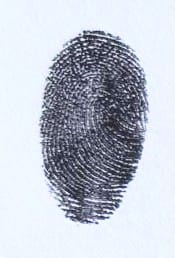
#> input picture Global Matching/Tests/justine.jpg, 175 x 258 px, found by its file name
$ python main_find.py
#> lines starting #> are read from the running program, lines starting #| are printed output that depends on the picture; after the words box and inside, x2 and y2 are one past the last pixel; in counts of white or black regions, pixels touching at a corner belong together
### Minutiae detection (elise)/pretraitement.py
import cv2
import numpy as np
import matplotlib.pyplot as plt
from skimage.morphology import skeletonize
from scipy.ndimage import binary_opening #supprime bruit
                                         #lisse les bords
                                         #ne touche pas ce qui esr bien formé

import os # permet d'utiliser fichiers et répertoires et de manipuler les chemins de fichiers

#[ ] faire en sorte que ça renvoie tableau avec les coordonnées


def pretraitements(filename):

    #nom du fichier entree+ sortie (voir si on peut automatiser)

#> called with filename = 'Global Matching\\Tests\\justine.jpg'
    output_filename = 'Minutiae detection (elise)\\test_pretraitement.jpg'
    #[ ] a changer avec str_modif(filename , _pretraitement)

    #recup image
    image = cv2.imread(filename, cv2.IMREAD_GRAYSCALE) #teinte de gris
    image = cv2.resize(image, (512, 512))  # resize pr meilleur "generalisation" <- pas forcement le bon mot
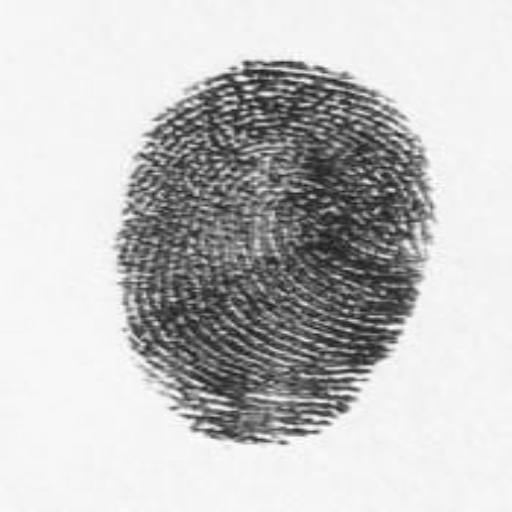
#> image: shape (512, 512); min 21, max 255, mean 195.1


    #TRANSFORMATION DE L'IMAGE

    #contraste
    clahe = cv2.createCLAHE(clipLimit=2.5, tileGridSize=(8, 8))

    '''
    CLAHE = Contrast Limited Adaptive Histogram Equalization
    augmente le contraste dans chaque petite zone -> bien pour zone sur ou sous exposee de l'img
    paramètre : clipLimit=2.5 : Limite le renforcement du contraste
    tileGridSize=(8, 8) : découpe img en zones  de 8x8 blocs
    '''
    contrast = clahe.apply(image) #applique le contraste
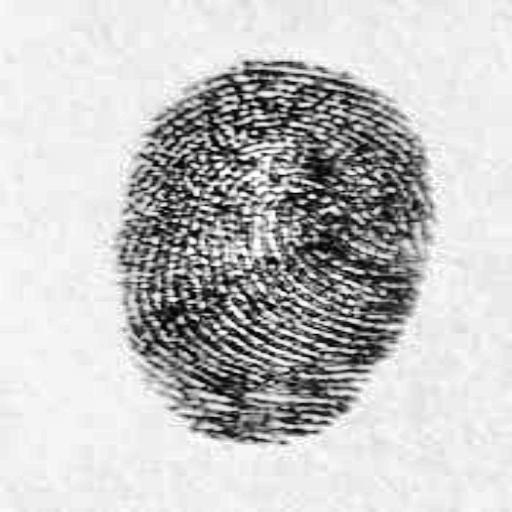
#> contrast: shape (512, 512); min 1, max 255, mean 195.2

    #lisser
    filtered = cv2.bilateralFilter(contrast, 9, 100, 100) #lisse img mais garde contours
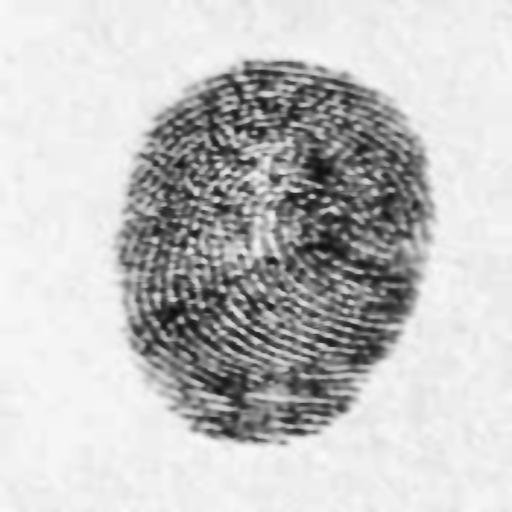
#> filtered: shape (512, 512); min 11, max 250, mean 195.2
    '''
    9=taille filtre autour de chaque point
    100=+élevé + peut mélanger des tons différents
    100	= +élevé + regarde loin autour du pixel
    '''


    # "binarisation" passe de gris a noir et blanc mais localement comme pour le contraste -> bien pour zones sur/ss exposées
    binary = cv2.adaptiveThreshold(filtered, 255,cv2.ADAPTIVE_THRESH_GAUSSIAN_C,cv2.THRESH_BINARY_INV, blockSize=21, C=10)
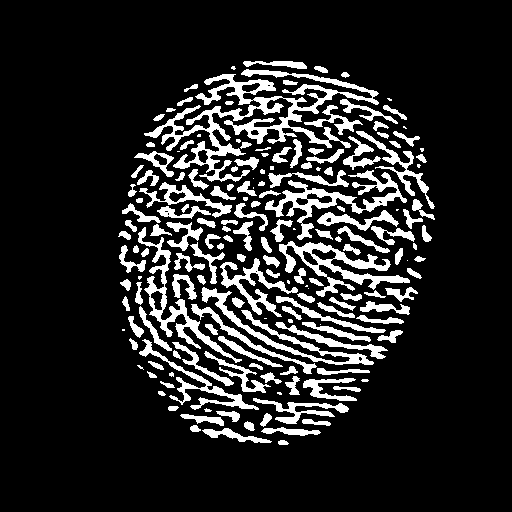
#> binary: shape (512, 512); 14.8% white; 175 white regions (27 under 20 px), largest, box (x1, y1, x2, y2) and area: (144, 69, 379, 182) 6042, (265, 170, 407, 240) 2143, (279, 241, 410, 297) 2059
    '''
    255=val pr pixel blanc
    blockSize = taillce zone traite localement
    cv2.THRESH_BINARY_INV : les zones sombres deviennent blanche -> pour meilleur lecture apres
    C ≈ abbaisse seuil pour etre detecte comme noir -> evite les faux positif/bruit
    '''

    # garde que les lignes vraiment présentes, sans petits bouts ni trous dedans
    morph = cv2.morphologyEx(binary, cv2.MORPH_OPEN, np.ones((3, 3), np.uint8)) #supprime pt blancs
#> morph: shape (512, 512); 13.9% white; 300 white regions (29 under 20 px), largest, box (x1, y1, x2, y2) and area: (265, 188, 362, 217) 1053, (197, 74, 276, 105) 869, (150, 299, 232, 358) 809
    morph = cv2.morphologyEx(morph, cv2.MORPH_CLOSE, np.ones((3, 3), np.uint8)) #remplis les trous noirs dans les lignes blanches
#> morph: shape (512, 512); 14.1% white; 209 white regions (22 under 20 px), largest, box (x1, y1, x2, y2) and area: (162, 106, 243, 181) 1666, (192, 288, 328, 374) 1631, (145, 274, 232, 358) 1557

    #pretraitement avant squeletisation
    morph_bin = (morph > 0).astype(np.uint8)#transforme img en 0et1
    cleaned = binary_opening(morph_bin, structure=np.ones((3, 3))) #comme morph_open (l54) mais plus math -> mieux pour squeletisation
#> cleaned: shape (512, 512) bool; 14% white; 278 white regions (28 under 20 px), largest, box (x1, y1, x2, y2) and area: (265, 188, 362, 217) 1070, (197, 74, 276, 105) 877, (195, 106, 243, 170) 873

    #squelettisation
    #Each connected component in the image is reduced to a single-pixel wide skeleton
    skeleton = skeletonize(cleaned) #-> ensemble de 0 et 1 donc par visualisable ?
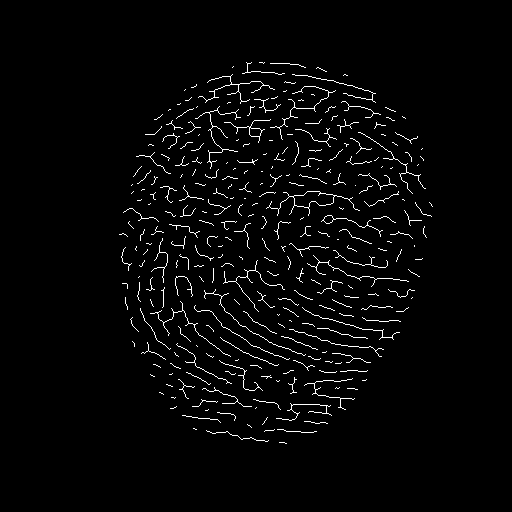
#> skeleton: shape (512, 512) bool; 2.5% white in thin lines or dots, all inside (x1, y1, x2, y2) = (119, 62, 433, 444)

    # conversion en image enregistrable
    skeleton_img = (skeleton * 255).astype(np.uint8) #transforme les 0 et 1 en vrai picel couleur en multipliant par 255
    inverted = cv2.bitwise_not(skeleton_img) #inverse couleur pour faciliter traitement futur

    # sauvegadre
    cv2.imwrite(output_filename, inverted)
    print("Image prétraitée enregistrée ")

    #compte rendu
    plt.figure(figsize=(12, 4))
    plt.subplot(1, 3, 1)
    plt.imshow(image, cmap='gray')
    plt.title("originale")
    plt.axis('off')

    plt.subplot(1, 3, 2)
    plt.imshow(morph, cmap='gray')
    plt.title("après clean")
    plt.axis('off')

    plt.subplot(1, 3, 3)
    plt.imshow(inverted, cmap='gray')
    plt.title("squelette")
    plt.axis('off')

    plt.tight_layout() #pour que tout soit bien sur l'img
    plt.show()
    return output_filename

### Minutiae detection (elise)/find_minutiae.py
import cv2
import numpy as np
import matplotlib.pyplot as plt
import math

def find_minuatiae(filename, output_filename):

#> called with output_filename = 'Global Matching\\Tests\\justine_output.jpg'
    def find(squelette):

        minutiae_ending = []#stock minutiae
        minutiae_bifurcation = []
        minutiae_orientation = []

        rows, cols = squelette.shape #recupere nbr lignes et colonnes de l’img
        directions = [(-1,-1), (-1,0), (-1,1),
                    (0,-1),          (0,1),
                    (1,-1),  (1,0),  (1,1)] # pixels a checker quand on a celui du milieu [0,0]

    #on regarde chaque picel de l'img
        for i in range(3, rows - 3):  # on évite les bords sinon bugs (bc n'a pas de voisins)
            for j in range(3, cols - 3):

                if squelette[i][j] == 1: # si est blanc
                    vois = squelette[i-1:i+2, j-1:j+2]
                    cmpt = np.sum(vois) - 1  # suppr [i][j]

                    point = (j, i)  # (x, y), inverse bc img = matrice , inverse des axes normaux

                    # id minutiae
                    if cmpt==1:
                        minutiae_ending.append(point) #1 voisin blanc = ending
                    elif cmpt==3:
                        minutiae_bifurcation.append(point)#3 voisin blanc ->biffurcassion
                    else:

                        continue  # pas  minutiae

                    #cherche d'orientation sur 4 puis 3 puis 2px pour que tt les points en est unee mm si pas hyper precise
                    angle_bool_trouve = False

                    #  4 pixels
                    for dy, dx in directions:
                        try:
                            if (squelette[i + dy][j + dx] == 1 and
                                squelette[i + 2*dy][j + 2*dx] == 1 and
                                squelette[i + 3*dy][j + 3*dx] == 1):

                                angle = math.atan2(dy, dx) #angle entre vect et axe x

                                minutiae_orientation.append((point, angle))
                                angle_bool_trouve = True #pas besoin chercher les autre bc trouvé le max
                                break

                        except IndexError:
                            continue #⚠️⚠️eviter les bords!!!!!!

                    # 3px (mm chose)
                    if not angle_bool_trouve:
                        for dy, dx in directions:
                            try:
                                if (squelette[i + dy][j + dx] == 1 and
                                    squelette[i + 2*dy][j + 2*dx] == 1):
                                    angle = math.atan2(dy, dx)
                                    minutiae_orientation.append((point, angle))
                                    angle_bool_trouve = True
                                    break
                            except IndexError:
                                continue

                    # 2px (pareil)
                    if not angle_bool_trouve:
                        for dy, dx in directions:
                            try:
                                if squelette[i + dy][j + dx] == 1:
                                    angle = math.atan2(dy, dx)
                                    minutiae_orientation.append((point, angle))
                                    break
                            except IndexError:
                                continue

        res = [] #prepare tab adapté au style de struc, cf com de la fonction add personne dans json_utils

        for (x, y), angle in minutiae_orientation:
            if (x, y) in minutiae_ending:
                typ = "ending"
            elif (x, y) in minutiae_bifurcation:
                typ = "bifurcation"
            else:
                typ = "ERREUR" #PAS CENSE ARRIVER

            #trouve comp sur x et y pour tracer trzait d'oriebntation
            dy = round(math.sin(angle), 4)

            res.append([[x, y], typ, [dx, dy]])

        return res


   # import+ passage binaire
    img = cv2.imread(filename, cv2.IMREAD_GRAYSCALE)
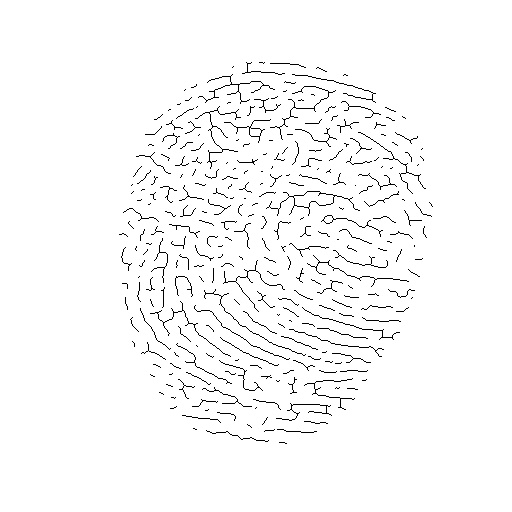
#> img: shape (512, 512); min 0, max 255, mean 248.4
    _, binaire = cv2.threshold(img, 127, 1, cv2.THRESH_BINARY_INV)#passse en binaire pour traitement

    # minutiae[[coord], type, [dx, dy]]
    minutiae = find(binaire)
#> after the loop in find, `for i in range(3, rows - 3):  # on évite les bords sinon bugs (bc n'a ..`: minutiae_bifurcation = 488 pairs, first value 128 to 419, second value 63 to 413; minutiae_ending = 730 pairs, first value 119 to 432, second value 62 to 443; minutiae_orientation = 1218 items
#> the loop in find, `for (x, y), angle in minutiae_orientation:` made 1218 passes
#> (x, y, angle, typ, dy) on passes 1 to 8: (246, 62, 0.785, 'ending', 0.707), (251, 62, 2.36, 'ending', 0.707), (259, 62, 0, 'ending', 0), (264, 62, 2.36, 'ending', 0.707), (247, 63, 0, 'bifurcation', 0), (248, 63, 0, 'bifurcation', 0), (270, 63, 0, 'ending', 0), (247, 64, 1.57, 'bifurcation', 1)
#> minutiae = 1218 items

    # passe en couleur pour dessin des ronds
    color_image = cv2.cvtColor(img, cv2.COLOR_GRAY2BGR)

    # affichageronds+ligne

    for [x, y], typ, [dx, dy] in minutiae:
        if typ == "ending":
            color = (0, 0, 255)  # rouge
        elif typ == "bifurcation":
            color = (0, 255, 0)  # vert
        else:
            color = (0, 255, 255)  # jaune pour "ERREUR"

        # rond

        cv2.circle(color_image, (x, y), 3, color, 1)

        # trait orientartion
        lx = int(round(x + dx * 6)) #calc point arrivée trait orient. apres 6px
        ly = int(round(y + dy * 6))
        cv2.line(color_image, (x, y), (lx, ly), (255, 0, 0), 1)
#> this loop made 1218 passes
#> (x, y, typ, dy, color, lx, ly) on passes 1 to 8: (246, 62, 'ending', 0.707, (0, 0, 255), 240, 66), (251, 62, 'ending', 0.707, (0, 0, 255), 245, 66), (259, 62, 'ending', 0, (0, 0, 255), 253, 62), (264, 62, 'ending', 0.707, (0, 0, 255), 258, 66), (247, 63, 'bifurcation', 0, (0, 255, 0), 241, 63), (248, 63, 'bifurcation', 0, (0, 255, 0), 242, 63), (270, 63, 'ending', 0, (0, 0, 255), 264, 63), (247, 64, 'bifurcation', 1, (0, 255, 0), 241, 70)
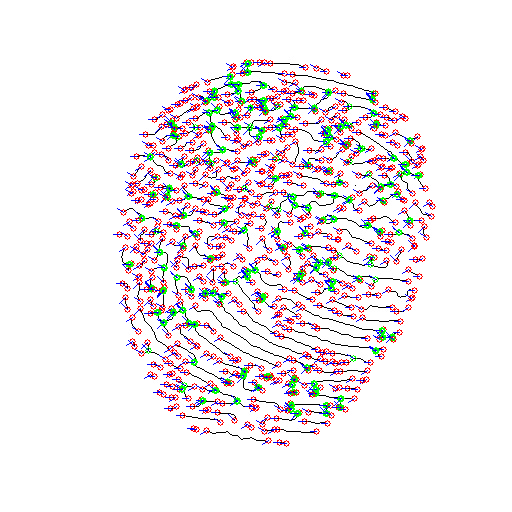
#> color_image: shape (512, 512, 3); mean B, G, R 237.1, 235.3, 240.4

    cv2.imwrite(output_filename, color_image)

    plt.figure(figsize=(10, 10))
    plt.imshow(color_image[..., ::-1])# inversant les canaux BGR → RGB pour matplotlib ??
    plt.title("minutiae detecteees")
    plt.axis("off")
    plt.show()
    return minutiae

### Minutiae detection (elise)/json_utils.py
import json
data_file = 'catalogue.json'


def ajouter_personne(nom_personne, minutiae_tab):
    """
    struct de minutiae_tab :
    [
        [ [x,y], "type", [x,y] ],\n
        [ [x,y], "type", [x,y] ], \n
        ---

]

    """


    with open(data_file, "r", encoding="utf-8") as f:
        base = json.load(f) #ouvre base

    # modif format pour coller au json
    minutiae_struct = []
    for elt in minutiae_tab:
        coord, typ, orient = elt
        minutiae_struct.append({
            "coordonées": coord,
            "type": typ,
            "orientation": orient
        })

    # new enttry
    nouvelle_entree = {
        "nom": nom_personne,
        "minutiae": minutiae_struct
    }

    # add+ sauvegarde
    base.append(nouvelle_entree) #(add)

    with open(data_file, "w", encoding="utf-8") as f:
        json.dump(base, f, indent=4, ensure_ascii=False) #dump = l'ajoute et sauvegarde dans le fichierc ?

    print(f"add {nom_personne}") #check


"""
test
 input = [
    [[10, 20], "bifurcation", [1.5, 2.5]],
    [[15, 25], "endings", [2.0, 3.0]],

]

ajouter_personne("p6", input)

"""

### Minutiae detection (elise)/main_find.py

from pretraitement import pretraitements
from find_minutiae import find_minuatiae
import sys
import os

# methode pour acceder a utile ??
parent_dir = os.path.abspath(os.path.join(os.path.dirname(__file__), '..'))
sys.path.append(parent_dir)

from json_utils import ajouter_personne

filename = 'Global Matching\\Tests\\justine.jpg'
output_filename = 'Global Matching\\Tests\\justine_output.jpg'#[ ] a obtenir automatiquement avec str_modify a l'interieur de find_minutiae


pretraitée_file_name = pretraitements(filename)
tab = find_minuatiae(pretraitée_file_name,output_filename) #format [[endings(x,y)], bifurcation(x,y)]
#> tab = 1218 items
 #[ ]faire en sorte que ce soit [ [endings [(x,y),orientation] ] , [ biffurcation [(x,y),orientation] ]  ]

print(tab)
#> (printed output is left out)

ajouter_personne("justine",tab)
#> (the run stopped early here; a loop or call above may not have finished)

$ run again, with Global Matching/Tests/Fausse_empreinte.jpg copied over Global Matching/Tests/justine.jpg
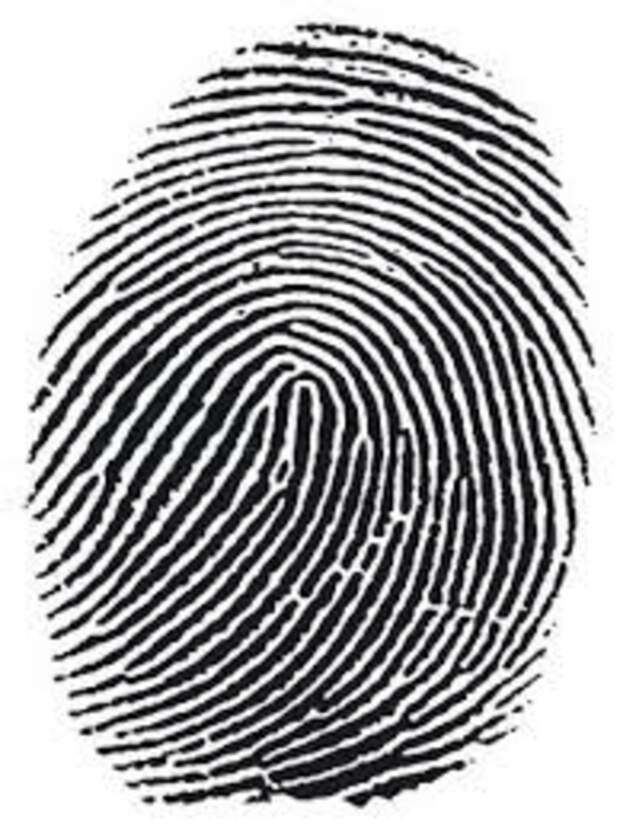
#> input picture Global Matching/Tests/Fausse_empreinte.jpg, 620 x 831 px, found by its file name
#> in pretraitements, `binary = cv2.adaptiveThreshold(filtered, 255,cv2.ADAPTIVE_THRESH_GAUSS..`:
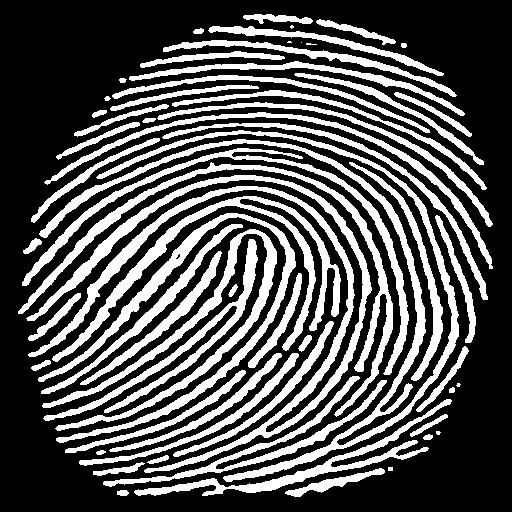
#> binary: shape (512, 512); 32.9% white; 63 white regions (6 under 20 px), largest, box (x1, y1, x2, y2) and area: (26, 175, 372, 473) 9579, (39, 130, 459, 482) 8827, (52, 196, 341, 362) 4869
#> morph_bin: shape (512, 512); values 0 (black) and 1 (white), 32.8% white; 66 white regions (2 under 20 px), largest, box (x1, y1, x2, y2) and area: (27, 175, 372, 473) 9572, (40, 130, 459, 482) 8822, (38, 213, 296, 443) 4876
#> cleaned: shape (512, 512) bool; 32.8% white; 71 white regions (2 under 20 px), largest, box (x1, y1, x2, y2) and area: (27, 175, 372, 473) 9572, (40, 131, 459, 482) 8080, (38, 213, 296, 443) 4876
#> skeleton: shape (512, 512) bool; 4.8% white in thin lines or dots, all inside (x1, y1, x2, y2) = (18, 16, 492, 495)
#> after the loop in find, `for i in range(3, rows - 3):  # on évite les bords sinon bugs (bc n'a ..`: minutiae_bifurcation = 42 pairs, first value 44 to 393, second value 17 to 488; minutiae_ending = 158 pairs, first value 18 to 491, second value 17 to 494; minutiae_orientation = 200 items
#> the loop in find, `for (x, y), angle in minutiae_orientation:` made 200 passes
#> (x, y, angle, typ, dy) on passes 1 to 8: (245, 17, -0.785, 'ending', -0.707), (259, 17, -2.36, 'bifurcation', -0.707), (260, 17, 1.57, 'bifurcation', 1), (260, 18, -2.36, 'bifurcation', -0.707), (261, 21, -2.36, 'ending', -0.707), (309, 21, 3.14, 'ending', 0), (318, 22, -0.785, 'ending', -0.707), (202, 29, 2.36, 'ending', 0.707)
#> the loop in find_minuatiae, `for [x, y], typ, [dx, dy] in minutiae:` made 200 passes
#> (x, y, typ, dy, color, lx, ly) on passes 1 to 8: (245, 17, 'ending', -0.707, (0, 0, 255), 251, 13), (259, 17, 'bifurcation', -0.707, (0, 255, 0), 265, 13), (260, 17, 'bifurcation', 1, (0, 255, 0), 266, 23), (260, 18, 'bifurcation', -0.707, (0, 255, 0), 266, 14), (261, 21, 'ending', -0.707, (0, 0, 255), 267, 17), (309, 21, 'ending', 0, (0, 0, 255), 315, 21), (318, 22, 'ending', -0.707, (0, 0, 255), 324, 18), (202, 29, 'ending', 0.707, (0, 0, 255), 208, 33)
#> after the loop in find_minuatiae, `for [x, y], typ, [dx, dy] in minutiae:`:
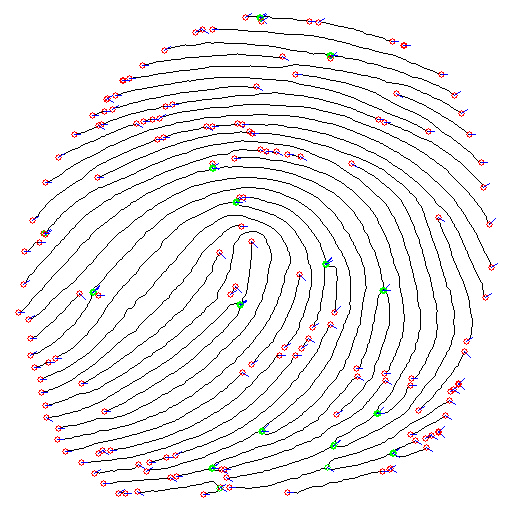
#> color_image: shape (512, 512, 3); mean B, G, R 240.5, 239.7, 241.5
#> (printed output is left out)
